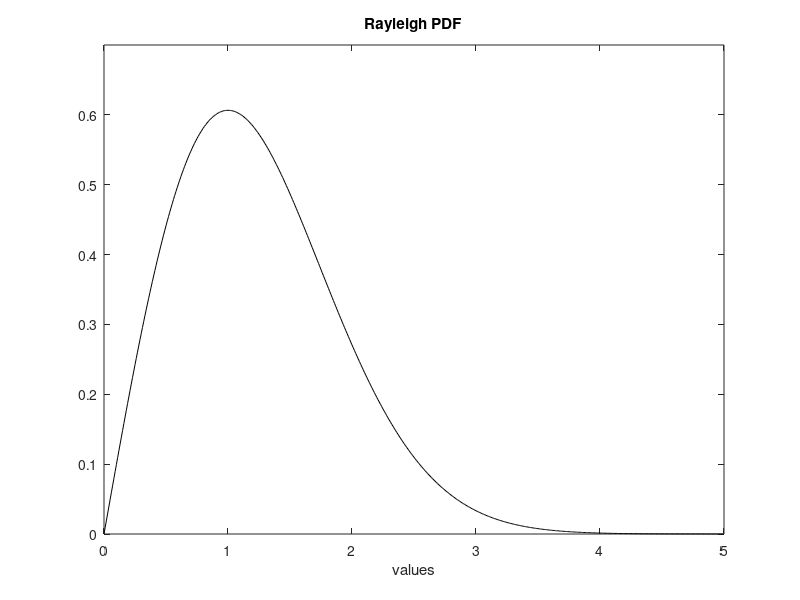

Recreate this plot in MATLAB.
% Rayleigh PDF
v=0:0.01:5;                     %values set
beta=1;                         %random variable parameter
ypdf=raylpdf(v,beta);           %Rayleigh PDF
plot(v,ypdf,'k'); hold on;      %plots figure
axis([0 5 0 0.7]);
xlabel('values'); 
title('Rayleigh PDF');
